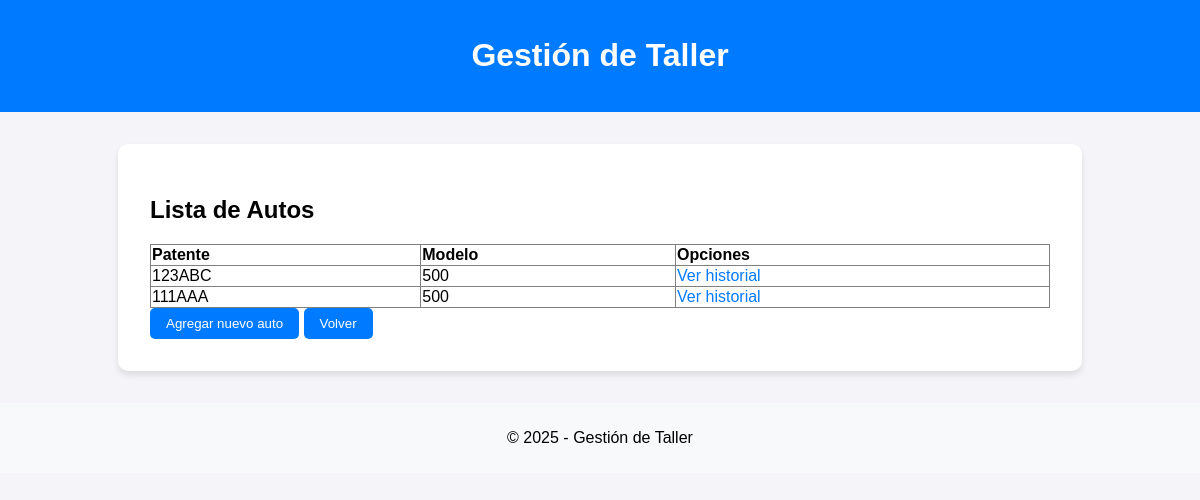
Page /taller/autos/ on the earlier database version.
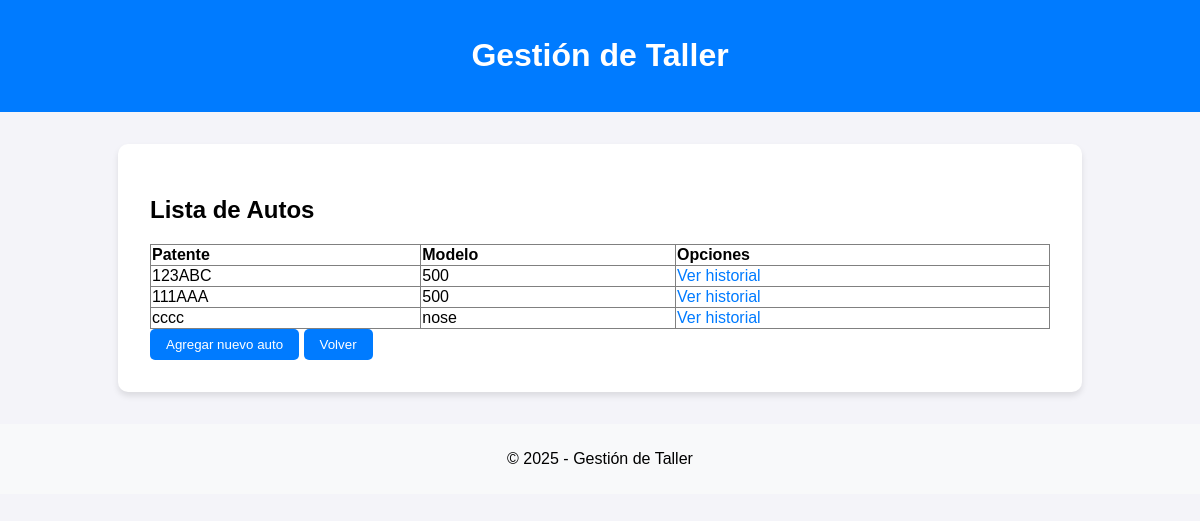
Same page on the later database version.
### taller/models.py (models this page shows, shortened)
class Auto(models.Model):
    patente = models.CharField(max_length=10, unique=True)
    propietario = models.CharField(max_length=100)
    marca = models.CharField(max_length=50, null=True, blank=True)
    modelo = models.CharField(max_length=50, null=True, blank=True)

### taller/views.py (the view)
# urls.py: path('autos/', views.lista_autos, name='lista_autos'),
def lista_autos(request):
    autos = Auto.objects.all()
    return render(request, 'lista_autos.html', {'autos': autos})

### taller/templates/lista_autos.html (shortened to what this page needs)
{% extends 'base.html' %}
{% block content %}
<h2>Lista de Autos</h2>
<table border="1" style="width: 100%; border-collapse: collapse; text-align: left;">
    <thead>
        <tr>
            <th>Patente</th>
            <th>Modelo</th>
            <th>Opciones</th>
        </tr>
    </thead>
    <tbody>
        {% for auto in autos %}
        <tr>
            <td>{{ auto.patente }}</td>
            <td>{{ auto.modelo }}</td>
            <td>
                <a href="{% url 'historial_reparaciones' auto.patente %}">Ver historial</a>
            </td>
        </tr>
        {% endfor %}
    </tbody>
</table>
<a href="{% url 'crear_auto' %}">
    <button>Agregar nuevo auto</button>
</a>
<a href="{% url 'homepage' %}">
    <button>Volver</button>
</a>
{% endblock %}

### taller/templates/base.html (shortened to what this page needs)
<!DOCTYPE html>
<html lang="es">
<head>
</head>
<body>
    <header>
        <h1>Gestión de Taller</h1>
    </header>
    <div class="container">
        {% block content %}{% endblock %}
    </div>
    <footer>
        <p>&copy; 2025 - Gestión de Taller</p>
    </footer>
</body>
</html>

### taller/templates/base.html (style rules this page uses)
body { font-family: Arial, sans-serif; background-color: #f4f4f9; margin: 0; padding: 0; }
header { background-color: #007bff; color: white; padding: 1rem; text-align: center; }
footer { position: relative; margin-top: 20px; text-align: center; background-color: #f8f9fa; padding: 10px 0; width: 100%; }
.container { max-width: 900px; margin: 2rem auto; background: white; padding: 2rem; border-radius: 10px; box-shadow: 0 4px 6px rgba(0, 0, 0, 0.1); }
a { color: #007bff; text-decoration: none; }
button { background-color: #007bff; color: white; border: none; padding: 0.5rem 1rem; border-radius: 5px; cursor: pointer; }

Differences in the rows shown:
added Auto: patente "cccc", modelo "nose"
